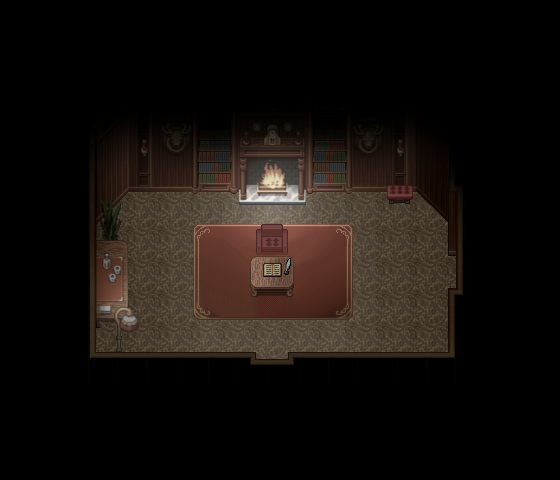

A level layout from a 2D game, rendered from its tile map. Below: a short description, then the map file with its tile-grid data intact:
An orthogonal 35x30 tile map with 16x16 px tiles, 2 tile layers (background, collision) and 1 object (goout).

<map version="1.0" tiledversion="1.1.6" orientation="orthogonal" renderorder="right-down" width="35" height="30" tilewidth="16" tileheight="16" infinite="0" nextobjectid="2">
 <tileset firstgid="1" name="map54_reditelna" tilewidth="16" tileheight="16" tilecount="520" columns="26">
  <image source="map54_reditelna.png" width="416" height="320" />
 </tileset>
 <layer name="background" width="35" height="30">
  <data encoding="csv">
1,1,1,1,1,1,1,1,1,1,1,1,1,1,1,1,1,1,1,1,1,1,1,1,1,1,1,1,1,1,1,1,1,1,1,
1,1,1,1,1,1,1,1,1,1,1,1,1,1,1,1,1,1,1,1,1,1,1,1,1,1,1,1,1,1,1,1,1,1,1,
1,1,1,1,1,1,1,1,1,1,1,1,1,1,1,1,1,1,1,1,1,1,1,1,1,1,1,1,1,1,1,1,1,1,1,
1,1,1,1,1,1,1,1,1,1,1,1,1,1,1,1,1,1,1,1,1,1,1,1,1,1,1,1,1,1,1,1,1,1,1,
1,1,1,1,1,1,1,1,1,1,1,1,1,1,1,1,1,1,1,1,1,1,1,1,1,1,1,1,1,1,1,1,1,1,1,
1,1,1,1,1,2,3,4,5,6,7,8,9,10,11,12,13,14,15,16,17,18,19,20,21,22,23,24,25,26,1,1,1,1,1,
1,1,1,1,27,28,29,30,31,32,33,34,35,36,37,38,39,40,41,42,43,44,45,46,47,48,49,50,51,52,1,1,1,1,1,
1,1,1,1,53,54,55,56,57,58,59,60,61,62,63,64,65,66,67,68,69,70,71,72,73,74,75,76,77,78,1,1,1,1,1,
1,1,1,1,79,80,81,82,83,84,85,86,87,88,89,90,91,92,93,94,95,96,97,98,99,100,101,102,103,104,1,1,1,1,1,
1,1,1,1,105,106,107,108,109,110,111,112,113,114,115,116,117,118,119,120,121,122,123,124,125,126,127,128,129,130,1,1,1,1,1,
1,1,1,1,131,132,133,134,135,136,137,138,139,140,141,142,143,144,145,146,147,148,149,150,151,152,153,154,155,156,1,1,1,1,1,
1,1,1,1,157,158,159,160,161,162,163,164,165,166,167,168,169,170,171,172,173,174,175,176,177,178,179,180,181,182,1,1,1,1,1,
1,1,1,1,183,184,185,186,187,188,189,190,191,192,193,194,195,196,197,198,199,200,201,202,203,204,205,206,207,208,1,1,1,1,1,
1,1,1,1,209,210,211,212,213,214,215,216,217,218,219,220,221,222,223,224,225,226,227,228,229,230,231,232,233,234,1,1,1,1,1,
1,1,1,1,235,236,237,238,239,240,241,242,243,244,245,246,247,248,249,250,251,252,253,254,255,256,257,258,259,260,1,1,1,1,1,
1,1,1,1,261,262,263,264,265,266,267,268,269,270,271,272,273,274,275,276,277,278,279,280,281,282,283,284,285,286,1,1,1,1,1,
1,1,1,1,287,288,289,290,291,292,293,294,295,296,297,298,299,300,301,302,303,304,305,306,307,308,309,310,311,312,1,1,1,1,1,
1,1,1,1,313,314,315,316,317,318,319,320,321,322,323,324,325,326,327,328,329,330,331,332,333,334,335,336,337,338,1,1,1,1,1,
1,1,1,1,339,340,341,342,343,344,345,346,347,348,349,350,351,352,353,354,355,356,357,358,359,360,361,362,363,364,1,1,1,1,1,
1,1,1,1,365,366,367,368,369,370,371,372,373,374,375,376,377,378,379,380,381,382,383,384,385,386,387,388,389,390,1,1,1,1,1,
1,1,1,1,391,392,393,394,395,396,397,398,399,400,401,402,403,404,405,406,407,408,409,410,411,412,413,414,415,416,1,1,1,1,1,
1,1,1,1,417,418,419,420,421,422,423,424,425,426,427,428,429,430,431,432,433,434,435,436,437,438,439,440,441,442,1,1,1,1,1,
1,1,1,1,443,444,445,446,447,448,449,450,451,452,453,454,455,456,457,458,459,460,461,462,463,464,465,466,467,468,1,1,1,1,1,
1,1,1,1,469,470,471,472,473,474,475,476,477,478,479,480,481,482,483,484,485,486,487,488,489,490,491,492,493,494,1,1,1,1,1,
1,1,1,1,495,496,497,498,499,500,501,502,503,504,505,506,507,508,509,510,511,512,513,514,515,516,517,518,519,520,1,1,1,1,1,
1,1,1,1,1,1,1,1,1,1,1,1,1,1,1,1,1,1,1,1,1,1,1,1,1,1,1,1,1,1,1,1,1,1,1,
1,1,1,1,1,1,1,1,1,1,1,1,1,1,1,1,1,1,1,1,1,1,1,1,1,1,1,1,1,1,1,1,1,1,1,
1,1,1,1,1,1,1,1,1,1,1,1,1,1,1,1,1,1,1,1,1,1,1,1,1,1,1,1,1,1,1,1,1,1,1,
1,1,1,1,1,1,1,1,1,1,1,1,1,1,1,1,1,1,1,1,1,1,1,1,1,1,1,1,1,1,1,1,1,1,1,
1,1,1,1,1,1,1,1,1,1,1,1,1,1,1,1,1,1,1,1,1,1,1,1,1,1,1,1,1,1,1,1,1,1,1
</data>
 </layer>
 <layer name="collision" width="35" height="30">
  <data encoding="csv">
1,1,1,1,1,1,1,1,1,1,1,1,1,1,1,1,1,1,1,1,1,1,1,1,1,1,1,1,1,1,1,1,1,1,1,
1,1,1,1,1,1,1,1,1,1,1,1,1,1,1,1,1,1,1,1,1,1,1,1,1,1,1,1,1,1,1,1,1,1,1,
1,1,1,1,1,1,1,1,1,1,1,1,1,1,1,1,1,1,1,1,1,1,1,1,1,1,1,1,1,1,1,1,1,1,1,
1,1,1,1,1,1,1,1,1,1,1,1,1,1,1,1,1,1,1,1,1,1,1,1,1,1,1,1,1,1,1,1,1,1,1,
1,1,1,1,1,1,1,1,1,1,1,1,1,1,1,1,1,1,1,1,1,1,1,1,1,1,1,1,1,1,1,1,1,1,1,
1,1,1,1,1,2,3,4,5,6,7,8,9,10,11,12,13,14,15,16,17,18,19,20,21,22,23,24,25,26,1,1,1,1,1,
1,1,1,1,27,28,29,30,31,32,33,34,35,36,37,38,39,40,41,42,43,44,45,46,47,48,49,50,51,52,1,1,1,1,1,
1,1,1,1,53,54,55,56,57,58,59,60,61,62,63,64,65,66,67,68,69,70,71,72,73,74,75,76,77,78,1,1,1,1,1,
1,1,1,1,79,80,81,82,83,84,85,86,87,88,89,90,91,92,93,94,95,96,97,98,99,100,101,102,103,104,1,1,1,1,1,
1,1,1,1,105,106,107,108,109,110,111,112,113,114,115,116,117,118,119,120,121,122,123,124,125,126,127,128,129,130,1,1,1,1,1,
1,1,1,1,131,132,133,134,135,136,137,138,139,140,141,142,143,144,145,146,147,148,149,150,151,152,153,154,155,156,1,1,1,1,1,
1,1,1,1,157,158,159,160,161,162,163,164,165,166,167,168,169,170,171,172,173,174,175,176,177,178,179,180,181,182,1,1,1,1,1,
1,1,1,1,183,184,185,186,0,0,0,0,0,0,0,194,195,196,197,0,0,0,0,0,203,204,0,206,207,208,1,1,1,1,1,
1,1,1,1,209,210,211,212,0,0,0,0,0,0,0,0,0,0,0,0,0,0,0,0,0,0,0,0,233,234,1,1,1,1,1,
1,1,1,1,235,236,237,238,0,0,0,0,0,0,0,0,247,248,0,0,0,0,0,0,0,0,0,0,259,260,1,1,1,1,1,
1,1,1,1,261,262,263,264,0,0,0,0,0,0,0,0,0,0,0,0,0,0,0,0,0,0,0,0,285,286,1,1,1,1,1,
1,1,1,1,287,288,289,290,0,0,0,0,0,0,0,298,299,300,301,0,0,0,0,0,0,0,0,0,311,312,1,1,1,1,1,
1,1,1,1,313,314,315,316,0,0,0,0,0,0,0,324,325,326,327,0,0,0,0,0,0,0,0,0,337,338,1,1,1,1,1,
1,1,1,1,339,340,341,342,0,0,0,0,0,0,0,350,351,352,353,0,0,0,0,0,0,0,0,0,363,364,1,1,1,1,1,
1,1,1,1,365,366,367,368,369,0,0,0,0,0,0,0,0,0,0,0,0,0,0,0,0,0,0,0,389,390,1,1,1,1,1,
1,1,1,1,391,392,393,394,395,0,0,0,0,0,0,0,0,0,0,0,0,0,0,0,0,0,0,0,415,416,1,1,1,1,1,
1,1,1,1,417,418,419,420,0,0,0,0,0,0,0,0,0,0,0,0,0,0,0,0,0,0,0,0,441,442,1,1,1,1,1,
1,1,1,1,443,444,445,446,447,448,449,450,451,452,453,454,0,0,457,458,459,460,461,462,463,464,465,466,467,468,1,1,1,1,1,
1,1,1,1,469,470,471,472,473,474,475,476,477,478,479,480,481,482,483,484,485,486,487,488,489,490,491,492,493,494,1,1,1,1,1,
1,1,1,1,495,496,497,498,499,500,501,502,503,504,505,506,507,508,509,510,511,512,513,514,515,516,517,518,519,520,1,1,1,1,1,
1,1,1,1,1,1,1,1,1,1,1,1,1,1,1,1,1,1,1,1,1,1,1,1,1,1,1,1,1,1,1,1,1,1,1,
1,1,1,1,1,1,1,1,1,1,1,1,1,1,1,1,1,1,1,1,1,1,1,1,1,1,1,1,1,1,1,1,1,1,1,
1,1,1,1,1,1,1,1,1,1,1,1,1,1,1,1,1,1,1,1,1,1,1,1,1,1,1,1,1,1,1,1,1,1,1,
1,1,1,1,1,1,1,1,1,1,1,1,1,1,1,1,1,1,1,1,1,1,1,1,1,1,1,1,1,1,1,1,1,1,1,
1,1,1,1,1,1,1,1,1,1,1,1,1,1,1,1,1,1,1,1,1,1,1,1,1,1,1,1,1,1,1,1,1,1,1
</data>
 </layer>
 <objectgroup name="objects">
  <object id="1" name="goout01" type="goout" gid="1" x="264" y="373" width="16" height="16" />
 </objectgroup>
</map>
